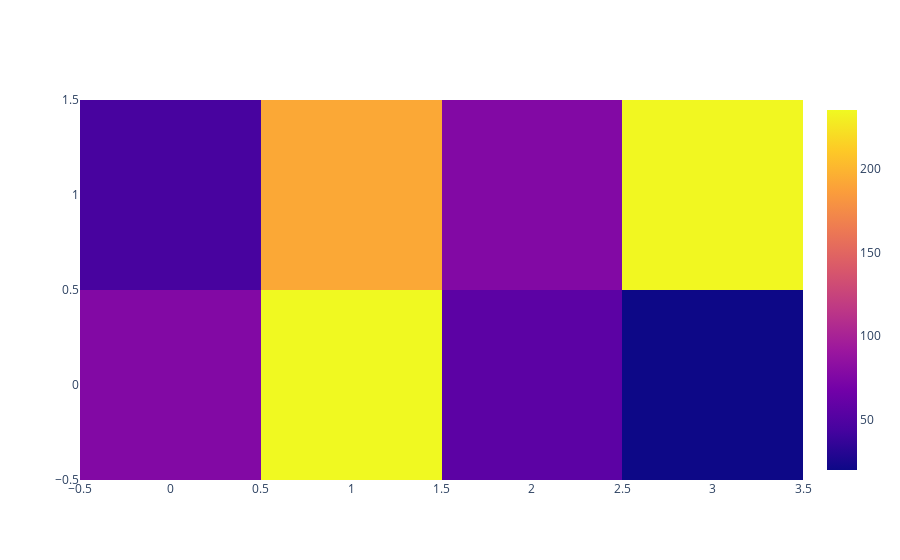

Notebook code for this chart:
### Code cell
# make a heatmap in plotly
import plotly.graph_objects as go
import numpy as np

# Generate data
z = np.random.randint(0, 255, (2, 4))

# Configure the trace.
trace = go.Heatmap(z=z, hovertemplate = '<b><i>N</i></b>: %{x}<br>'+'<b><i>Z</i></b>: %{y}<br>'+'<b><i>Value</i></b>: %{z}',
                   text=np.array([['A', 'B', 'C', 'D'], ['E', 'F', 'G', 'H']]), texttemplate="%{text}",)

data=[trace]
fig = go.Figure(data=data)
fig.show()

### Figure 1 — Plotly figure (JSON) as saved in the notebook; plotly's stock layout.template omitted (floating-point values rounded to 4 significant figures)
{"data": [{"hovertemplate": "<b><i>N</i></b>: %{x}<br><b><i>Z</i></b>: %{y}<br><b><i>Value</i></b>: %{z}", "text": [["A", "B", "C", "D"], ["E", "F", "G", "H"]], "type": "heatmap", "z": [[77, 235, 56, 20], [45, 192, 77, 234]]}], "layout": {}}
